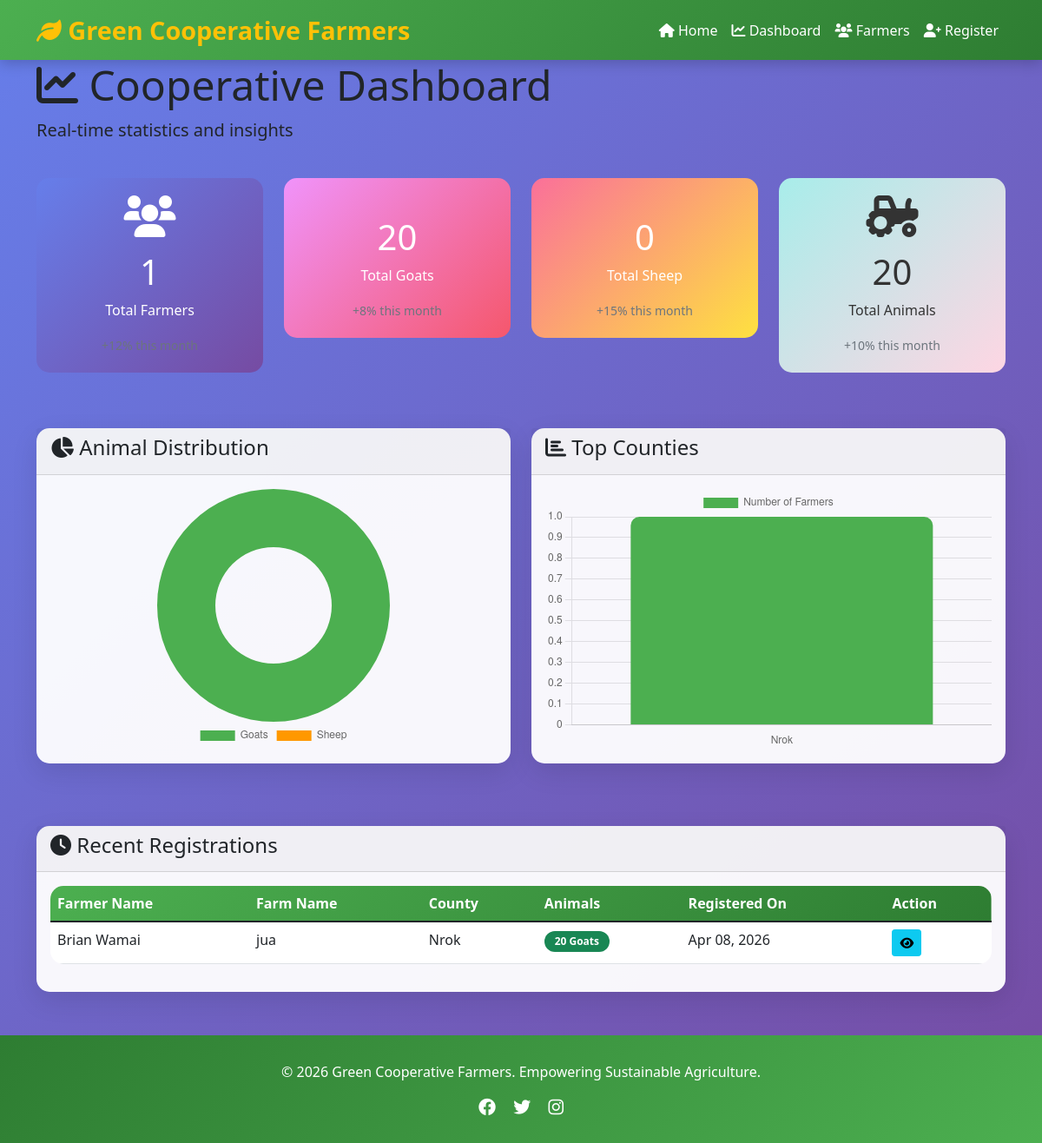
/dashboard/, run on the app's committed database.
### farmers/models.py (models this page shows, shortened)
class Farmer(models.Model):
    name = models.CharField(max_length=200, verbose_name="Full Name")
    id_number = models.CharField(max_length=20, unique=True, verbose_name="ID Number")
    phone_number = models.CharField(max_length=15, verbose_name="Phone Number")
    county = models.CharField(max_length=100, verbose_name="County")
    sub_county = models.CharField(max_length=100, verbose_name="Sub-County")
    ward = models.CharField(max_length=100, verbose_name="Ward")
    farm_name = models.CharField(max_length=200, verbose_name="Farm Name")
    GOAT = 'GOAT'
    SHEEP = 'SHEEP'
    ANIMAL_TYPES = [
        (GOAT, 'Goat'),
        (SHEEP, 'Sheep'),
    ]
    animal_type = models.CharField(
        max_length=5,
        choices=ANIMAL_TYPES,
        verbose_name="Type of Animal"
    )
    number_of_animals = models.IntegerField(
        validators=[MinValueValidator(1)],
        verbose_name="Number of Animals"
    )
    animal_age = models.IntegerField(
        validators=[MinValueValidator(0), MaxValueValidator(50)],
        verbose_name="Age of Animals (months)"
    )
    registration_date = models.DateTimeField(auto_now_add=True)
    updated_at = models.DateTimeField(auto_now=True)
    class Meta:
        ordering = ['-registration_date']
        verbose_name = "Farmer"
        verbose_name_plural = "Farmers"

### farmers/views.py (the view)
# urls.py: path('dashboard/', views.dashboard, name='dashboard'),
def dashboard(request):
    total_farmers = Farmer.objects.count()
    total_goats = Farmer.objects.filter(animal_type='GOAT').aggregate(total=Sum('number_of_animals'))['total'] or 0
    total_sheep = Farmer.objects.filter(animal_type='SHEEP').aggregate(total=Sum('number_of_animals'))['total'] or 0
    recent_farmers = Farmer.objects.all().order_by('-registration_date')[:5]
    county_stats = Farmer.objects.values('county').annotate(count=Count('id'))
    county_labels = [item['county'] for item in county_stats]
    county_data = [item['count'] for item in county_stats]
    context = {
        'total_farmers': total_farmers,
        'total_goats': total_goats,
        'total_sheep': total_sheep,
        'total_animals': total_goats + total_sheep,
        'recent_farmers': recent_farmers,
        'county_labels': county_labels,
        'county_data': county_data,
    }
    return render(request, 'farmers/dashboard.html', context)

### farmers/templates/farmers/dashboard.html (shortened to what this page needs)
{% extends 'base.html' %}
{% load static %}
{% block content %}
<div class="container fade-in">
    <div class="row mb-4">
        <div class="col-12">
            <h1 class="display-5"><i class="fas fa-chart-line"></i> Cooperative Dashboard</h1>
            <p class="lead">Real-time statistics and insights</p>
        </div>
    </div>
    <div class="row mb-5">
        <div class="col-md-3 mb-3">
            <div class="stat-card text-center">
                <i class="fas fa-users fa-3x mb-3"></i>
                <h3 class="display-6">{{ total_farmers }}</h3>
                <p>Total Farmers</p>
                <small class="text-muted">+12% this month</small>
            </div>
        </div>
        <div class="col-md-3 mb-3">
            <div class="stat-card text-center" style="background: linear-gradient(135deg, #f093fb 0%, #f5576c 100%);">
                <h3 class="display-6">{{ total_goats }}</h3>
                <p>Total Goats</p>
                <small class="text-muted">+8% this month</small>
            </div>
        </div>
        <div class="col-md-3 mb-3">
            <div class="stat-card text-center" style="background: linear-gradient(135deg, #fa709a 0%, #fee140 100%);">
                <h3 class="display-6">{{ total_sheep }}</h3>
                <p>Total Sheep</p>
                <small class="text-muted">+15% this month</small>
            </div>
        </div>
        <div class="col-md-3 mb-3">
            <div class="stat-card text-center" style="background: linear-gradient(135deg, #a8edea 0%, #fed6e3 100%); color: #333;">
                <i class="fas fa-tractor fa-3x mb-3"></i>
                <h3 class="display-6">{{ total_animals }}</h3>
                <p>Total Animals</p>
                <small class="text-muted">+10% this month</small>
            </div>
        </div>
    </div>
    <div class="row mb-5">
        <div class="col-md-6 mb-4">
            <div class="card">
                <div class="card-header">
                    <h4><i class="fas fa-chart-pie"></i> Animal Distribution</h4>
                </div>
                <div class="card-body">
                    <canvas id="animalChart" height="300"></canvas>
                </div>
            </div>
        </div>
        <div class="col-md-6 mb-4">
            <div class="card">
                <div class="card-header">
                    <h4><i class="fas fa-chart-bar"></i> Top Counties</h4>
                </div>
                <div class="card-body">
                    <canvas id="countyChart" height="300"></canvas>
                </div>
            </div>
        </div>
    </div>
    <div class="row">
        <div class="col-12">
            <div class="card">
                <div class="card-header">
                    <h4><i class="fas fa-clock"></i> Recent Registrations</h4>
                </div>
                <div class="card-body">
                    <div class="table-responsive">
                        <table class="table table-hover">
                            <thead>
                                <tr>
                                    <th>Farmer Name</th>
                                    <th>Farm Name</th>
                                    <th>County</th>
                                    <th>Animals</th>
                                    <th>Registered On</th>
                                    <th>Action</th>
                                </tr>
                            </thead>
                            <tbody>
                                {% for farmer in recent_farmers %}
                                <tr>
                                    <td>{{ farmer.name }}</td>
                                    <td>{{ farmer.farm_name }}</td>
                                    <td>{{ farmer.county }}</td>
                                    <td>
                                        <span class="badge bg-success">
                                            {{ farmer.number_of_animals }}
                                            {% if farmer.animal_type == 'GOAT' %}Goats{% else %}Sheep{% endif %}
                                        </span>
                                    </td>
                                    <td>{{ farmer.registration_date|date:"M d, Y" }}</td>
                                    <td>
                                        <a href="{% url 'farmer_detail' farmer.id %}" class="btn btn-sm btn-info">
                                            <i class="fas fa-eye"></i>
                                        </a>
                                    </td>
                                </tr>
                                {% empty %}
                                <tr>
                                    <td colspan="6" class="text-center">No farmers registered yet</td>
                                </tr>
                                {% endfor %}
                            </tbody>
                        </table>
                    </div>
                </div>
            </div>
        </div>
    </div>
</div>
<script>
    // Animal Distribution Chart
    const animalCtx = document.getElementById('animalChart').getContext('2d');
    new Chart(animalCtx, {
        type: 'doughnut',
        data: {
            labels: ['Goats', 'Sheep'],
            datasets: [{
                data: [{{ total_goats }}, {{ total_sheep }}],
                backgroundColor: ['#4CAF50', '#FF9800'],
                borderWidth: 0
            }]
        },
        options: {
            responsive: true,
            maintainAspectRatio: true,
            plugins: {
                legend: {
                    position: 'bottom'
                }
            }
        }
    });
    // County Distribution Chart
    const countyCtx = document.getElementById('countyChart').getContext('2d');
    new Chart(countyCtx, {
        type: 'bar',
        data: {
            labels: {{ county_labels|safe }},
            datasets: [{
                label: 'Number of Farmers',
                data: {{ county_data|safe }},
                backgroundColor: '#4CAF50',
                borderRadius: 10
            }]
        },
        options: {
            responsive: true,
            maintainAspectRatio: true,
            scales: {
                y: {
                    beginAtZero: true,
                    grid: {
                        display: true
                    }
                },
                x: {
                    grid: {
                        display: false
                    }
                }
            }
        }
    });
</script>
{% endblock %}

### farmers/templates/base.html (style rules this page uses)
:root { --primary-green: #4CAF50; --dark-green: #2E7D32; --light-green: #81C784; --earth-brown: #8D6E63; --warm-yellow: #FFC107; --sun-orange: #FF9800; --sky-blue: #64B5F6; }
body { font-family: 'Segoe UI', Tahoma, Geneva, Verdana, sans-serif; background: linear-gradient(135deg, #667eea 0%, #764ba2 100%); min-height: 100vh; position: relative; }
body::before { content: ''; position: fixed; bottom: 0; left: 0; right: 0; height: 100px; background: linear-gradient(45deg, #4CAF50 25%, #45a049 25%, #45a049 50%, #4CAF50 50%, #4CAF50 75%, #45a049 75%); background-size: 40px 40px; opacity: 0.6; z-index: 0; }
.card { border: none; border-radius: 15px; box-shadow: 0 10px 30px rgba(0,0,0,0.1); transition: transform 0.3s, box-shadow 0.3s; background: rgba(255,255,255,0.95); }
.stat-card { background: linear-gradient(135deg, #667eea 0%, #764ba2 100%); color: white; padding: 20px; border-radius: 15px; text-align: center; }
.container { position: relative; z-index: 1; }
.table { background: white; border-radius: 15px; overflow: hidden; }
.table thead { background: linear-gradient(135deg, var(--primary-green), var(--dark-green)); color: white; }
.fade-in { animation: fadeIn 0.6s ease-out; }

### farmers/templates/farmers/dashboard.html (style rules this page uses)
.stat-card { transition: transform 0.3s; cursor: pointer; border-radius: 15px; padding: 20px; }
.badge { padding: 6px 12px; border-radius: 20px; }
canvas { max-height: 300px; }

### data on the page
Farmer: name "Brian Wamai", farm_name "jua", county "Nrok", number_of_animals "20", animal_type "Goats", registration_date "Apr 08, 2026"

### other printed values
{{ total_farmers }} "1"
{{ total_goats }} "20"
{{ total_sheep }} "0"
{{ total_animals }} "20"
chart data {{ total_sheep }} 0
chart data {{ county_labels|safe }} ['Nrok']
chart data {{ county_data|safe }} [1]
